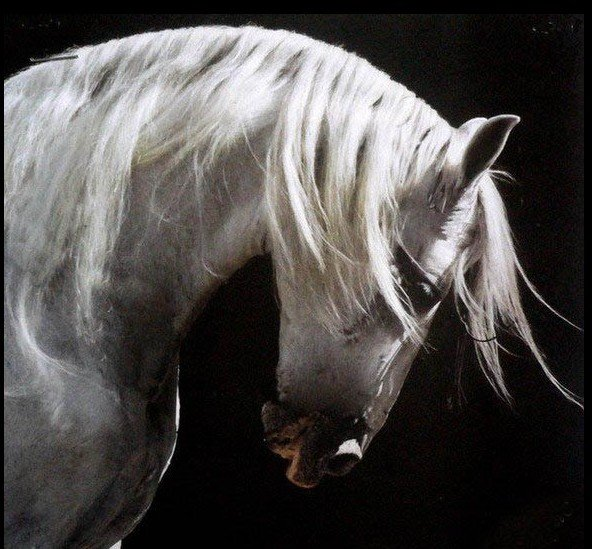
#> input picture old_sample_code/misc/tsp/horse.jpg, 592 x 549 px
$ python corner_detector.py ../../old_sample_code/misc/tsp/horse.jpg 1.0 1.0 1.0 out   (Python 2 division)
#> lines starting #> are read from the running program, lines starting #| are printed output that depends on the picture
### computer_vision_spring_2015/proj_1/util.py

# Common functions used for the programming assignment

import os
import ntpath
import math
import numpy
import Image
import scipy.ndimage.filters

inf = float('inf')
PI = math.pi

round_vectorized = numpy.vectorize(round)

# [4 lines left out: function system, not called in this run]

def save_image(image, name):
    final_output = clamp_array(image)
    final_output = final_output.astype('uint8')
    Image.fromarray(final_output).save(name)

def list_from_set(s):
    return [ e for e in s ]

def mean(l):
    return sum(l) / float(len(l))

def list_dir_abs(basepath):
    return map(lambda x: os.path.join(basepath, x), os.listdir(basepath))

def path_leaf(path):
    head, tail = ntpath.split(path)
    return tail or ntpath.basename(head)

def get_containing_folder(path):
    head, tail = ntpath.split(path)
    return head

# [4 lines left out: function makedirs_recursive, not called in this run]

def makedirs(dirname):
    if not os.path.exists(dirname):
        os.makedirs(dirname)

def G(x, sigma):
    return math.exp(-(x*x)/(2*(sigma*sigma))) / sqrt(2*PI*(sigma*sigma));

def G2(x, y,sigma):
    return math.exp(-((y*y)+(x*x))/(2*(sigma*sigma))) / (2*PI*(sigma*sigma));

# [4 lines left out: function divide, not called in this run]

def multiply(a, b):
    return a*b

def manhattan_distance(p1, p2):
    return abs(p1[0]-p2[0])+abs(p1[1]-p2[1])

def radians_to_degrees(radian_value):
    return radian_value*180/PI

def downsample_2d(I0, downsample_factor=2):
    I = numpy.array(I0,dtype='float')
    return I[::2,::2]

def convert_to_grayscale(I0):
    I = numpy.array(I0,dtype='float')
    I[:,:,0] *= 0.299
    I[:,:,1] *= 0.5870
    I[:,:,2] *= 0.1140
    I_grayscale = numpy.mean(I, axis=2)
    return I_grayscale

def convolve(I0, k, zero_borders=False): # Convolves RGB image with 2D kernel
    assert len(k.shape) == 2, "Kernel must be 2D"
    k_h, k_w = k.shape
    assert k_h % 2 == 1, "Kernel must have odd height"
    assert k_w % 2 == 1, "Kernel must have odd width"

    I = numpy.zeros(I0.shape)
    if len(I0.shape)==2:
        I_h, I_w = I.shape
        if zero_borders:
            I = scipy.ndimage.filters.convolve(I0, k, mode='constant', cval=0.0)
        else:
            I = scipy.ndimage.filters.convolve(I0, k, mode='nearest')
    else:
        I_h, I_w, I_channels = I0.shape
        for channel in xrange(I_channels):
            if zero_borders:
                I[:,:,channel] = scipy.ndimage.filters.convolve(I0[:,:,channel], k, mode='constant', cval=0.0)
            else:
                I[:,:,channel] = scipy.ndimage.filters.convolve(I0[:,:,channel], k, mode='nearest')

    return I

def normalize(array0):
    assert len(array0.shape) in [2,3], "normalize() is only supported for 2D and 3D arrays"
    array = None
    if len(array0.shape) == 2:
        array_sum = numpy.sum(array0)
        array = numpy.array(array0)
        h, w = array0.shape
        for y in xrange(h):
            for x in xrange(w):
                array[y,x] /= array_sum
    elif len(array0.shape) == 3:
        array = numpy.array(array0)
        h, w, channels = array0.shape
        for z in xrange(channels):
            array_sum = numpy.sum(array0[:,:,z])
            for y in xrange(h):
                for x in xrange(w):
                    array[y,x,z] /= array_sum
    assert array is not None
    return array

def clamp(x, min_val=0, max_val=255):
    return max( min(x, max_val), min_val)

clamp_array = numpy.vectorize(clamp)

def get_gaussian_kernel(dim, sigma):
    assert dim % 2==1, "Gaussian kernel must be of odd dimension"

    kernel = numpy.zeros(shape=(dim,dim))

    for y in xrange(dim):
        for x in xrange(y+1):
            weight = G2(y-dim/2, x-dim/2, sigma)
            kernel[y,x] = weight
            if x != y:
                kernel[x,y] = kernel[y,x]
    kernel = normalize(kernel)
    return kernel

### computer_vision_spring_2015/proj_1/corner_detector.py
#!/usr/bin/python

# Standard Libraries
import sys
import os
import pdb
import time
import math
import numpy
import Image
import scipy.ndimage.filters

# Non-Standard Libraries
from util import *

KERNEL_DIM = 5
BOX_THICKNESS = 2
BOX_COLOR = [0,0,255]

def get_smaller_eigenvalue(F_x_squared_val, F_y_squared_val, F_xy_val):
    eigen_values, eigen_vectors = numpy.linalg.eig(numpy.array(
                                                                [[F_x_squared_val,F_xy_val],
                                                                 [F_xy_val,F_y_squared_val]]
                                                              ))
    return min(eigen_values)

def usage():
    # Sample Usage: python corner_detector.py checker.jpg 9 5 15000
    print >> sys.stderr, 'python '+__file__+' input_image denoising_sigma neighborhood_width threshold out_dir'
    sys.exit(1)

def main():
    if len(sys.argv) < 6:
        usage()
    print

    # Get Params
    input_image_location = os.path.abspath(sys.argv[1])
    denoising_sigma = float(sys.argv[2]) # the sigma we use for our initial gaussian denoising of our image
    neighborhood_width = float(sys.argv[3]) # how big of a neighborhood we want to check for corners
    threshold = float(sys.argv[4]) # the threshold we want to use to make sure our our eigenalues are large enough
    out_dir = os.path.abspath(sys.argv[5]) # the output directory
    makedirs(out_dir)
    output_image_location = os.path.join(out_dir,'out.png') # the output image

    I = numpy.asarray(Image.open(input_image_location)).astype('float') # converting our input inmage values in the range [0,255] to float so that we don't lose precision
    I_h, I_w, I_channels = I.shape # get our input array dimensions
#> I_h = 549; I_w = 592; I_channels = 3

    total_run_time_start = time.time()

    # Filtered Gradient ##############################################################################
    # Denoise with Gaussian Filter
    print "Denoising."
    denoise_start = time.time()
    denoising_kernel = get_gaussian_kernel(KERNEL_DIM, denoising_sigma) # get the gaussian kernel we're going to use for denoising
    I_denoised = convolve(I, denoising_kernel) # convolve with our kernel
    save_image(I,os.path.join(out_dir,'input.png'))
#> in save_image, final_output is the input picture: shape (549, 592, 3); mean R, G, B 77.6, 74.5, 73
    save_image(I_denoised,os.path.join(out_dir,'denoised.png'))
    denoise_end = time.time()

    # Find x and y components of gradient
    find_gradient_start = time.time()
    I_denoised_grayscale = convert_to_grayscale(I_denoised) # convert our image to grayscale since we don't want to find different corners in all 3 color channels
#> in convert_to_grayscale, `I[:,:,1] *= 0.5870`:
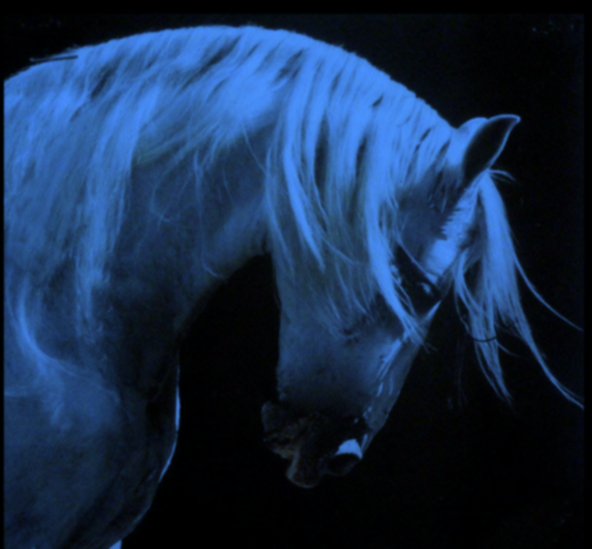
#> I: shape (549, 592, 3) float64; mean R, G, B 23.2, 43.7, 73
#> in convert_to_grayscale, `I[:,:,2] *= 0.1140`:
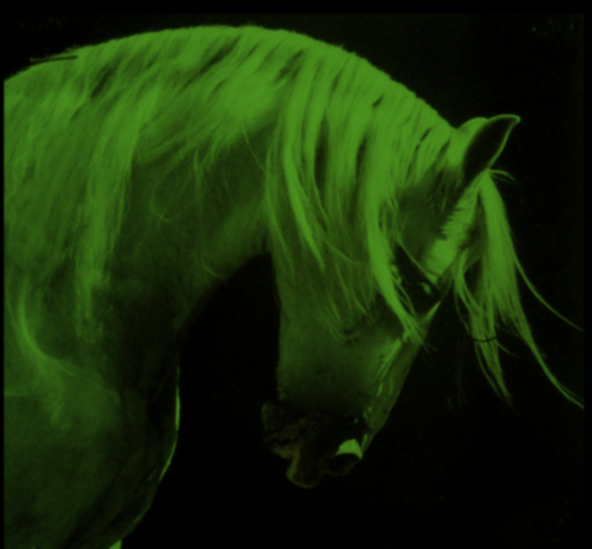
#> I: shape (549, 592, 3) float64; mean R, G, B 23.2, 43.7, 8.3
    sobel_x = numpy.array([[-1, 0, 1], # our x sobel kernel
                           [-2, 0, 2],
                           [-1, 0, 1]], dtype='float')
    sobel_y = numpy.array([[-1, -2, -1], # our y sobel kernel
                           [ 0,  0,  0],
                           [ 1,  2,  1]], dtype='float')
    Fx = convolve(I_denoised_grayscale, sobel_x) # the gradient in the x direction
    Fy = convolve(I_denoised_grayscale, sobel_y) # the gradient in the y direction
#> call 3 of convolve, with k = array of shape (3, 3), zero_borders = False
#> in convolve (call 3), `I = scipy.ndimage.filters.convolve(I0, k, mode='nearest')`:
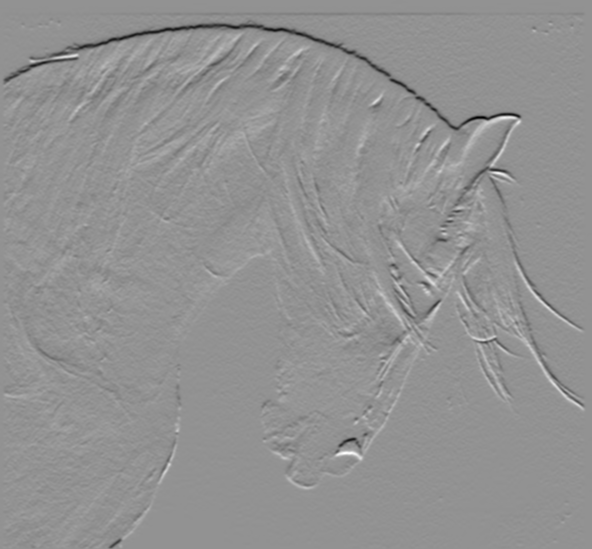
#> I: shape (549, 592) float64; min -187, max 139.1, mean -0.1; drawn with min black and max white
    save_image(Fx,os.path.join(out_dir,'Fx.png'))
    save_image(Fy,os.path.join(out_dir,'Fy.png'))
    find_gradient_end = time.time()

    # Finding Corners ################################################################################
    #  Compute the covariance matrix C over a neighborhood around each point
    print "Detecting Corners."
    corner_detection_start = time.time()
    multiply_vectorized = numpy.vectorize(multiply) # I made a vectorized mult op
    Fx_squared = numpy.square(Fx) # made a squared matrix for each gradient direction
    Fy_squared = numpy.square(Fy)
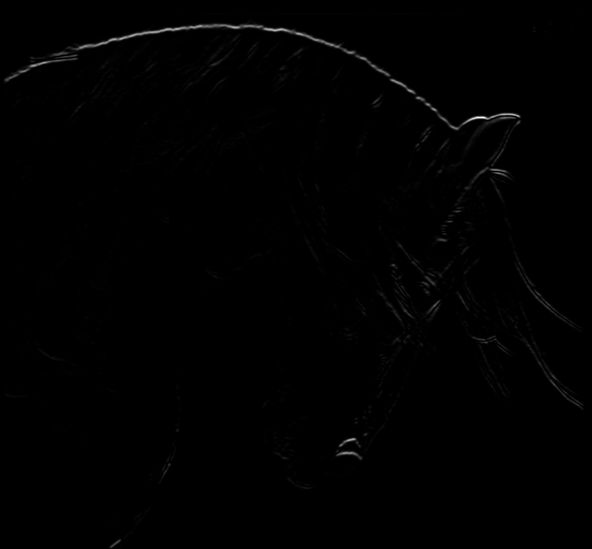
#> Fy_squared: shape (549, 592) float64; min 0, max 34975.1, mean 172.2; drawn with min black and max white
    FxFy = multiply_vectorized(Fx,Fy)
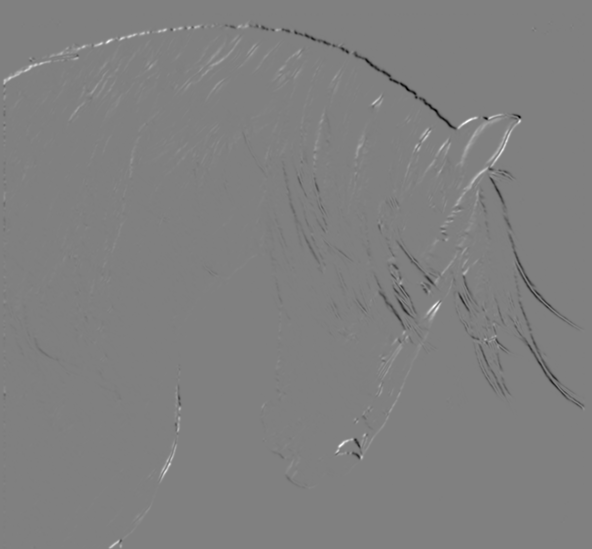
#> FxFy: shape (549, 592) float64; min -12628.9, max 12492.7, mean -3.3; drawn with min black and max white
    save_image(Fx_squared,os.path.join(out_dir,'Fx_squared.png'))
#> in save_image (call 5), `final_output = clamp_array(image)`:
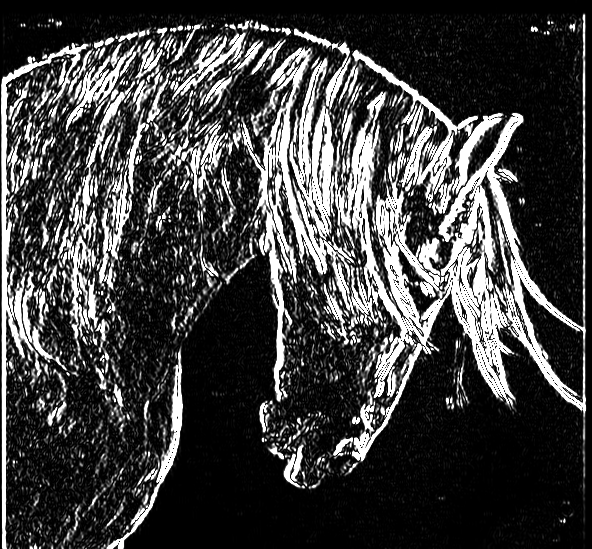
#> final_output: shape (549, 592) float64; min 0, max 255, mean 64.5
    save_image(Fy_squared,os.path.join(out_dir,'Fy_squared.png'))
#> in save_image (call 6), `final_output = clamp_array(image)`:
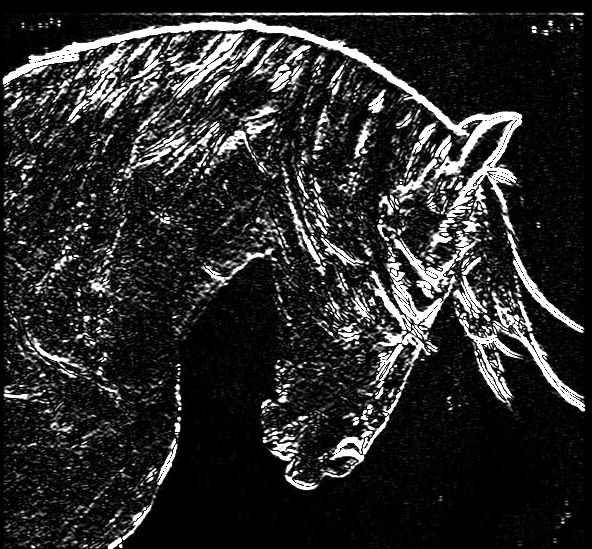
#> final_output: shape (549, 592) float64; min 0, max 255, mean 42.8
    save_image(FxFy,os.path.join(out_dir,'FxFy.png'))

    ones_kernel = numpy.ones([neighborhood_width,neighborhood_width]) # a ones kernel that I'm using to take sums
    Sigma_Fx_squared = convolve(Fx_squared, ones_kernel, zero_borders=True) # in order to sum the square gradient values over a neighborhood, I just convolve the square matrix with a ones kernel that is the size of the desired neighborhood
    Sigma_Fy_squared = convolve(Fy_squared, ones_kernel, zero_borders=True) # I use zero values on the boundary to avoid having complications with edge cases (it's also more true to the sum if we just use zero valeus outside of the image
    Sigma_FxFy = convolve(FxFy, ones_kernel, zero_borders=True) # Similarly I'm taking the sum over Fx *Fy values

    save_image(Sigma_Fx_squared,os.path.join(out_dir,'Sigma_Fx_squared.png'))
    save_image(Sigma_Fy_squared,os.path.join(out_dir,'Sigma_Fy_squared.png'))
    save_image(Sigma_FxFy,os.path.join(out_dir,'Sigma_FxFy.png'))

    get_smaller_eigenvalue_vectorized = numpy.vectorize(get_smaller_eigenvalue) # see the top of this code for how this func works. It essentially just takes the three distinct sums we need for our 2x2 covariance matrix and returns the smaller eigen value. I vectorize this operation so that I can use it on the matrixes of sums I just calculated above (the Sigma_* values)

    smaller_eigenvalues = get_smaller_eigenvalue_vectorized(Sigma_Fx_squared,Sigma_Fy_squared,Sigma_FxFy) # get the smaller eigen values
    save_image(smaller_eigenvalues,os.path.join(out_dir,'smaller_eigenvalues.png'))

    thresholded_smaller_eigenvalues = numpy.array(smaller_eigenvalues) # threshold the eigen values to make sure they're all above the specified threshold.
    thresholded_smaller_eigenvalues[thresholded_smaller_eigenvalues<threshold] = 0 # zero out elements below the threshold
    save_image(thresholded_smaller_eigenvalues,os.path.join(out_dir,'thresholded_smaller_eigenvalues.png'))

    y_values, x_values = map(list, numpy.nonzero(thresholded_smaller_eigenvalues))
    corner_detection_end = time.time()

    # Nonmaximum Suppression #########################################################################
    print "Performing Nonmaximum Suppression."
    nonmaximal_suppression_start = time.time()
    L = sorted([(y,x,thresholded_smaller_eigenvalues[y,x]) for y,x in zip(y_values, x_values)], key=lambda e:e[2]) # list of potential corner positions

    def in_same_neighborhood(y_1,x_1,y_2,x_2): # func to tell if two potential corners (that specify a neighborhood) are overlapping
        return abs(y_1-y_2)<=neighborhood_width \
           and abs(x_1-x_2)<=neighborhood_width

    element_has_been_removed = True # this is inially set to true so that we can get the loop started
    while element_has_been_removed:
        element_has_been_removed = False # set to false because we haven't actually removed a point yet
        index_to_remove = None
        for i_1,(y_1,x_1,v_1) in enumerate(L): # here we iterate through each pair of points
            for i_2,(y_2,x_2,v_2) in enumerate(L):
                if in_same_neighborhood(y_1,x_1,y_2,x_2):
                    if v_1 > v_2: # if one point is bigger, we remove the small point
                        index_to_remove = i_2
                        element_has_been_removed = True
                        break
                    if v_1 < v_2:
                        index_to_remove = i_1
                        element_has_been_removed = True
                        break
            if element_has_been_removed: # we remove a point, we go back to the beginning of the while loop and start again because we don't want to iterate over a list that we're also manipulating, BAD THINGS COULD HAPPEN.
                break
        if element_has_been_removed:
            L.pop(index_to_remove)
    print str(len(L))+' corners found.'
    nonmaximal_suppression_end = time.time()

    # Draw boxes
    print "Visualizing."
    visualizing_start = time.time()
    final_output = numpy.array(I)
    for (y,x,v) in L:
        upper_y_outer = clamp(y-neighborhood_width,0,I_h)
        upper_y_inner = clamp(y-neighborhood_width+BOX_THICKNESS,0,I_h)
        left_x_outer  = clamp(x-neighborhood_width,0,I_w)
        left_x_inner  = clamp(x-neighborhood_width+BOX_THICKNESS,0,I_w)
        lower_y_outer = clamp(y+neighborhood_width,0,I_h)
        lower_y_inner = clamp(y+neighborhood_width-BOX_THICKNESS,0,I_h)
        right_x_outer = clamp(x+neighborhood_width,0,I_w)
        right_x_inner = clamp(x+neighborhood_width-BOX_THICKNESS,0,I_w)
        final_output[upper_y_outer:upper_y_inner,left_x_outer:right_x_outer,:] = BOX_COLOR # top line
        final_output[upper_y_outer:lower_y_outer,left_x_outer:left_x_inner,:] = BOX_COLOR # left line
        final_output[lower_y_inner:lower_y_outer,left_x_outer:right_x_outer,:] = BOX_COLOR # bottom line
        final_output[upper_y_outer:lower_y_outer,right_x_inner:right_x_outer,:] = BOX_COLOR # right line
    visualizing_end = time.time()

    total_run_time_end = time.time()
    # Save output image
    final_output = round_vectorized(final_output) # round our values so that we don't just truncate away information (we want int values since Python Image Library likes saving things in the range [0,255]
    final_output = clamp_array(final_output) # clamp our values to be in the range that Python Image Library likes, i.e. [0,255]
    final_output = final_output.astype('uint8') # convert it to the correct type so that Python Image Library won't complain
    Image.fromarray(final_output).save(output_image_location) # save our image

    # print performance information
    print
    print "Canny Edge Detector Complete!"
    print "Denoising Time: "+str(denoise_end-denoise_start)+" seconds"
    print "Gradient Calculation Time: "+str(find_gradient_end-find_gradient_start)+" seconds"
    print "Corner Detection Time: "+str(corner_detection_end-corner_detection_start)+" seconds"
    print "Nonmaximal Suppression Time: "+str(nonmaximal_suppression_end-nonmaximal_suppression_start)+" seconds"
    print "Visualization Time: "+str(visualizing_end-visualizing_start)+" seconds"
    print "Total Run Time: "+str(total_run_time_end-total_run_time_start)+" seconds"
    print

if __name__ == '__main__':
#> (the run stopped early here; a loop or call above may not have finished)
